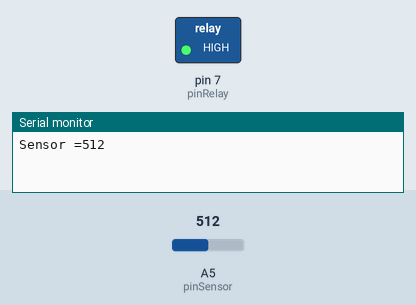
Recording of a sketch running on a simulated Arduino Uno, built with avr-gcc and run on an emulated ATmega328P. On the bench: switched loads named in the sketch (green lamp = pin HIGH), the last lines printed to the serial monitor. The test bench sets the inputs (shaded band); at power-on: A5 (pinSensor) = 512.

Above: at 0.1 s.
At 1.3 s:
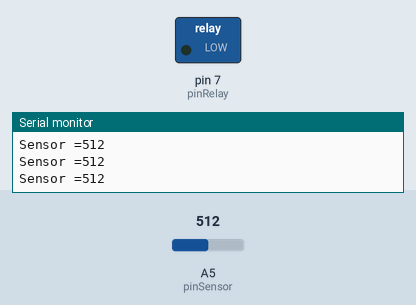
1.4 s: A5 (pinSensor) set to 218
2.9 s: A5 (pinSensor) set to 191
At 4.2 s:
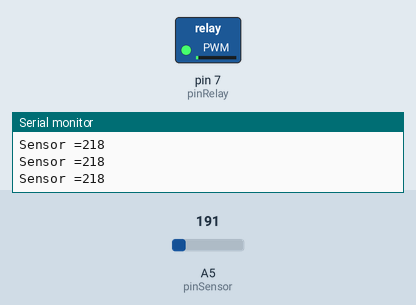
Timing chart, 0 to 5.9 s (numbered marks = the images above; inputs shaded):
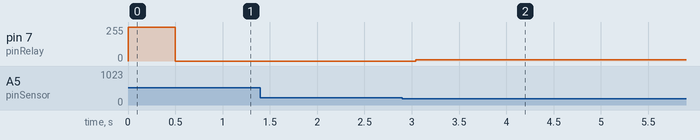

The sketch:

pakww.ino
```cpp
#include <EEPROM.h>

int pinSensor = A5;
const int pinRelay = 7;

int nilaiSensor = 0;

void setup() {
  Serial.begin(9600);
  pinMode(pinRelay, OUTPUT);
  digitalWrite(pinRelay, HIGH);
}

void loop() {
  nilaiSensor = analogRead(pinSensor);
  Serial.print("Sensor =");
  Serial.println(nilaiSensor);
  if(nilaiSensor > 200) {
    delay(500);
  }

  while(true) {
    digitalWrite(pinRelay, LOW);
    nilaiSensor = analogRead(pinSensor);
    if(nilaiSensor > 200) {
      break;
      delay(500);
    } else {
      digitalWrite(pinRelay, HIGH);
    }
  }
}
```

Measured:
- after the input at 2.9 s, pin 7 (pinRelay): 0/255 → 8/255 after 0.14 s
